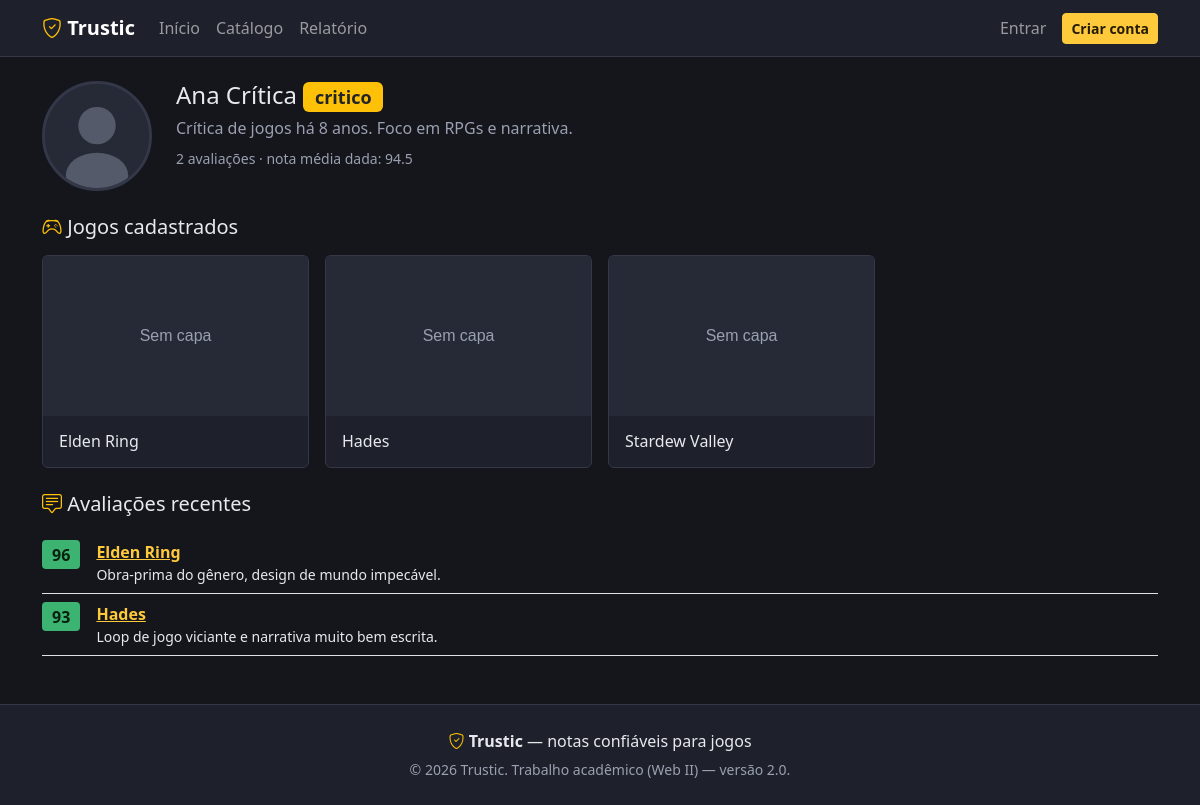
The app's page /index.php?page=perfil-publico&id=1 with its own data.
### tables this page shows
CREATE TABLE usuarios (
    id            INT AUTO_INCREMENT PRIMARY KEY,
    nome          VARCHAR(120)                       NOT NULL,
    email         VARCHAR(150)                       NOT NULL UNIQUE,
    senha_hash    VARCHAR(255)                       NOT NULL,
    tipo          ENUM('usuario', 'critico', 'admin') NOT NULL DEFAULT 'usuario',
    avatar_url    VARCHAR(255)                       NULL,
    bio           VARCHAR(500)                       NULL,
    criado_em     DATETIME                           NOT NULL DEFAULT CURRENT_TIMESTAMP
);

CREATE TABLE jogos (
    id              INT AUTO_INCREMENT PRIMARY KEY,
    titulo          VARCHAR(150)  NOT NULL,
    genero_id       INT           NOT NULL,
    plataforma_id   INT           NOT NULL,
    desenvolvedora  VARCHAR(120),
    publicadora     VARCHAR(120),
    ano_lancamento  SMALLINT      NOT NULL,
    descricao       TEXT,
    capa_url        VARCHAR(255),
    criado_por      INT           NOT NULL,
    criado_em       DATETIME      NOT NULL DEFAULT CURRENT_TIMESTAMP,
    CONSTRAINT fk_jogo_genero     FOREIGN KEY (genero_id)     REFERENCES generos(id),
    CONSTRAINT fk_jogo_plataforma FOREIGN KEY (plataforma_id) REFERENCES plataformas(id),
    CONSTRAINT fk_jogo_usuario    FOREIGN KEY (criado_por)    REFERENCES usuarios(id) ON DELETE CASCADE
);

CREATE TABLE avaliacoes (
    id           INT AUTO_INCREMENT PRIMARY KEY,
    jogo_id      INT                         NOT NULL,
    usuario_id   INT                         NOT NULL,
    nota         TINYINT UNSIGNED            NOT NULL,
    comentario   TEXT                        NOT NULL,
    tipo         ENUM('critica', 'usuario')  NOT NULL,
    criado_em    DATETIME                    NOT NULL DEFAULT CURRENT_TIMESTAMP,
    CONSTRAINT fk_avaliacao_jogo    FOREIGN KEY (jogo_id)    REFERENCES jogos(id)    ON DELETE CASCADE,
    CONSTRAINT fk_avaliacao_usuario FOREIGN KEY (usuario_id) REFERENCES usuarios(id) ON DELETE CASCADE,
    CONSTRAINT uq_avaliacao_unica   UNIQUE (jogo_id, usuario_id),
    CONSTRAINT chk_nota_valida      CHECK (nota BETWEEN 0 AND 100)
);

### app/models/Usuario.php (called while the page is built, shortened)
<?php
class Usuario
{
    public static function buscarPorId(int $id): ?array
    {
        $pdo = conectarBanco();
        $stmt = $pdo->prepare('SELECT * FROM usuarios WHERE id = :id LIMIT 1');
        $stmt->execute(['id' => $id]);
        return $stmt->fetch() ?: null;
    }
    public static function estatisticas(int $usuarioId): array
    {
        $pdo = conectarBanco();
        $stmt = $pdo->prepare(
            'SELECT COUNT(*) AS total_avaliacoes, ROUND(AVG(nota), 1) AS nota_media
             FROM avaliacoes WHERE usuario_id = :id'
        );
        $stmt->execute(['id' => $usuarioId]);
        return $stmt->fetch() ?: ['total_avaliacoes' => 0, 'nota_media' => null];
    }
}

### config/config.php (called while the page is built, shortened)
<?php
function e(?string $valor): string
{
    return htmlspecialchars($valor ?? '', ENT_QUOTES, 'UTF-8');
}
function corNota($nota): string
{
    if ($nota >= 75) return 'nota-boa';
    return 'nota-ruim';
}

### app/models/Jogo.php (called while the page is built, shortened)
<?php
class Jogo
{
    private static function baseSelect(): string
    {
        return "SELECT j.*, g.nome AS genero, p.nome AS plataforma,
                    u.nome AS autor_nome,
                    ROUND(AVG(CASE WHEN a.tipo = 'critica' THEN a.nota END), 0) AS metascore,
                    ROUND(AVG(CASE WHEN a.tipo = 'usuario' THEN a.nota END), 1) AS nota_usuarios,
                    COUNT(DISTINCT CASE WHEN a.tipo = 'critica' THEN a.id END) AS total_criticas,
                    COUNT(DISTINCT CASE WHEN a.tipo = 'usuario' THEN a.id END) AS total_avaliacoes
                FROM jogos j
                JOIN generos g ON g.id = j.genero_id
                JOIN plataformas p ON p.id = j.plataforma_id
                JOIN usuarios u ON u.id = j.criado_por
                LEFT JOIN avaliacoes a ON a.jogo_id = j.id";
    }
    public static function porUsuario(int $usuarioId): array
    {
        $pdo = conectarBanco();
        $sql = self::baseSelect() . ' WHERE j.criado_por = :id GROUP BY j.id ORDER BY j.criado_em DESC';
        $stmt = $pdo->prepare($sql);
        $stmt->execute(['id' => $usuarioId]);
        return $stmt->fetchAll();
    }
}

### app/models/Avaliacao.php (called while the page is built, shortened)
<?php
class Avaliacao
{
    public static function listarPorUsuario(int $usuarioId): array
    {
        $pdo = conectarBanco();
        $stmt = $pdo->prepare(
            'SELECT a.*, j.titulo AS jogo_titulo
             FROM avaliacoes a
             JOIN jogos j ON j.id = a.jogo_id
             WHERE a.usuario_id = :usuario_id
             ORDER BY a.criado_em DESC'
        );
        $stmt->execute(['usuario_id' => $usuarioId]);
        return $stmt->fetchAll();
    }
}

### app/views/perfil/publico.php (the view, shortened to what this page needs)
<div class="row mb-4">
    <div class="col-auto">
        <img src="<?= $usuario['avatar_url'] ? e($usuario['avatar_url']) : 'img/avatar-padrao.svg' ?>" class="avatar-grande" alt="">
    </div>
    <div class="col">
        <h1 class="h4 mb-1"><?= e($usuario['nome']) ?> <span class="badge bg-warning text-dark"><?= e($usuario['tipo']) ?></span></h1>
        <?php if (!empty($usuario['bio'])): ?>
            <p class="text-muted mb-2"><?= nl2br(e($usuario['bio'])) ?></p>
        <?php endif; ?>
        <p class="small text-muted mb-0">
            <?= (int) $estatisticas['total_avaliacoes'] ?> avaliações ·
            nota média dada: <?= $estatisticas['nota_media'] ?? '—' ?>
        </p>
    </div>
</div>
<?php if ($jogosCadastrados): ?>
    <h5 class="mb-3"><i class="bi bi-controller text-warning"></i> Jogos cadastrados</h5>
    <div class="row row-cols-1 row-cols-md-4 g-3 mb-4">
        <?php foreach ($jogosCadastrados as $jogo): ?>
            <div class="col">
                <a href="index.php?page=jogo&id=<?= (int) $jogo['id'] ?>" class="text-decoration-none">
                    <div class="card trustic-card h-100">
                        <img src="<?= e($jogo['capa_url'] ?: 'img/sem-capa.svg') ?>" class="capa-jogo" alt="">
                        <div class="card-body">
                            <h6 class="card-title mb-0"><?= e($jogo['titulo']) ?></h6>
                        </div>
                    </div>
                </a>
            </div>
        <?php endforeach; ?>
    </div>
<?php endif; ?>
<h5 class="mb-3"><i class="bi bi-chat-square-text text-warning"></i> Avaliações recentes</h5>
<?php foreach ($avaliacoes as $a): ?>
    <div class="border-bottom py-2 d-flex align-items-start gap-3">
        <span class="nota-badge <?= corNota($a['nota']) ?>"><?= (int) $a['nota'] ?></span>
        <div>
            <a href="index.php?page=jogo&id=<?= (int) $a['jogo_id'] ?>"><strong><?= e($a['jogo_titulo']) ?></strong></a>
            <p class="mb-0 small"><?= nl2br(e($a['comentario'])) ?></p>
        </div>
    </div>
<?php endforeach; ?>

### public/css/style.css (style rules this page uses)
:root { --trustic-bg: #14161c; --trustic-surface: #1e212b; --trustic-surface-2: #262a37; --trustic-border: #333747; --trustic-text: #e7e9ee; --trustic-text-muted: #9aa0b0; --trustic-amarelo: #ffc93c; --trustic-verde: #3cb371; --trustic-amarelo-nota: #f5c518; --trustic-vermelho: #e6483c; }
body { background-color: var(--trustic-bg); color: var(--trustic-text); }
a { color: var(--trustic-amarelo); }
.avatar-grande { width: 110px; height: 110px; border-radius: 50%; object-fit: cover; background: var(--trustic-surface-2); border: 3px solid var(--trustic-border); }
.card, .trustic-card { background-color: var(--trustic-surface); border: 1px solid var(--trustic-border); color: var(--trustic-text); }
.card-title, .card-text { color: var(--trustic-text); }
.text-muted { color: var(--trustic-text-muted) !important; }
.nota-badge { display: inline-flex; align-items: center; justify-content: center; font-weight: 700; border-radius: 4px; min-width: 2.4em; padding: 0.15em 0.5em; }
.nota-boa { background-color: var(--trustic-verde); color: #08210f; }
.capa-jogo { height: 160px; object-fit: cover; width: 100%; background: var(--trustic-surface-2); }

### records on screen
usuarios: nome "Ana Crítica", tipo "critico", bio "Crítica de jogos há 8 anos. Foco em RPGs e narrativa."
jogos: titulo "Elden Ring"
jogos: titulo "Hades"
jogos: titulo "Stardew Valley"
avaliacoes: nota "96", jogo.titulo "Elden Ring", comentario "Obra-prima do gênero, design de mundo impecável."
avaliacoes: nota "93", jogo.titulo "Hades", comentario "Loop de jogo viciante e narrativa muito bem escrita."

### other values on screen
$estatisticas['total_avaliacoes'] "2"
$estatisticas['nota_media'] "94.5"
